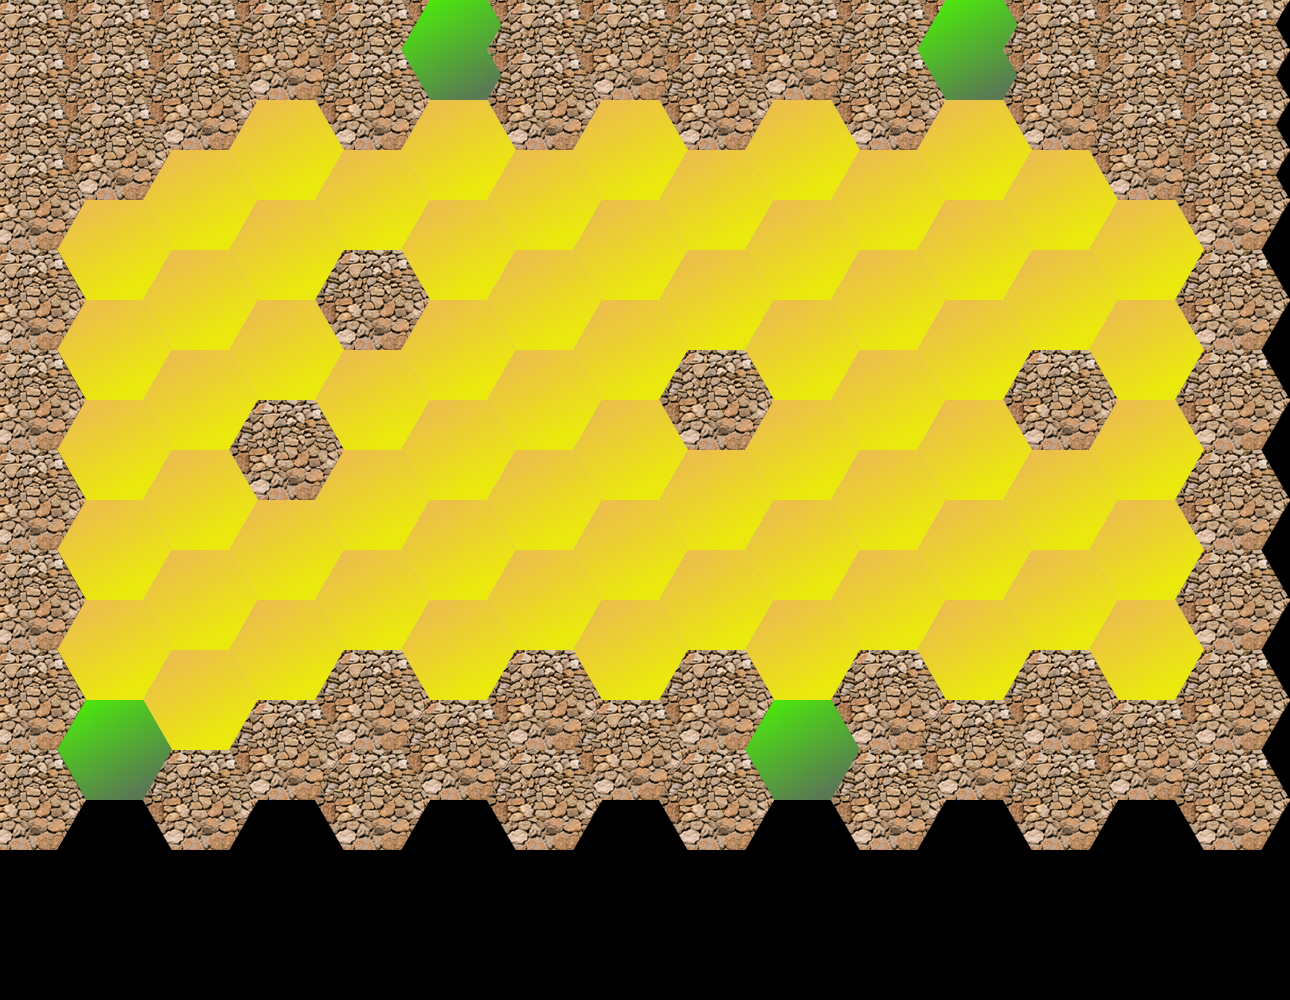

A 2D game scene composited from a Tiled map and its tileset images. What follows is a short description and the map's XML, with every tile layer's data as written:
An orthogonal 15x20 tile map with 86x50 px tiles, 1 tile layer (Tile Layer 1).

<map version="1.0" orientation="orthogonal" width="15" height="20" tilewidth="86" tileheight="50">
 <tileset firstgid="1" name="tileset" tilewidth="115" tileheight="100">
  <tileoffset x="-29" y="0" />
  <image source="../tileset.png" width="115" height="1200" />
 </tileset>
 <layer name="Tile Layer 1" width="15" height="20">
  <data encoding="csv">
6,6,6,6,6,6,6,6,6,6,6,6,6,6,6,
6,6,6,6,6,4,6,6,6,6,6,4,6,6,6,
6,6,6,0,6,0,6,0,6,0,6,0,6,6,6,
6,6,0,3,0,3,0,3,0,3,0,3,0,6,6,
6,0,3,0,3,0,3,0,3,0,3,0,3,0,6,
0,3,0,3,0,3,0,3,0,3,0,3,0,3,0,
6,0,3,0,6,0,3,0,3,0,3,0,3,0,6,
0,3,0,3,0,3,0,3,0,3,0,3,0,3,0,
6,0,3,0,3,0,3,0,6,0,3,0,6,0,6,
0,3,0,6,0,3,0,3,0,3,0,3,0,3,0,
6,0,3,0,3,0,3,0,3,0,3,0,3,0,6,
0,3,0,3,0,3,0,3,0,3,0,3,0,3,0,
6,0,3,0,3,0,3,0,3,0,3,0,3,0,6,
0,3,0,3,0,3,0,3,0,3,0,3,0,3,0,
6,0,3,0,6,0,6,0,6,0,6,0,6,0,6,
0,4,0,6,0,6,0,6,0,4,0,6,0,6,0,
6,0,6,0,6,0,6,0,6,0,6,0,6,0,6,
0,0,0,0,0,0,0,0,0,0,0,0,0,0,0,
0,0,0,0,0,0,0,0,0,0,0,0,0,0,0,
0,0,0,0,0,0,0,0,0,0,0,0,0,0,0
</data>
 </layer>
</map>
